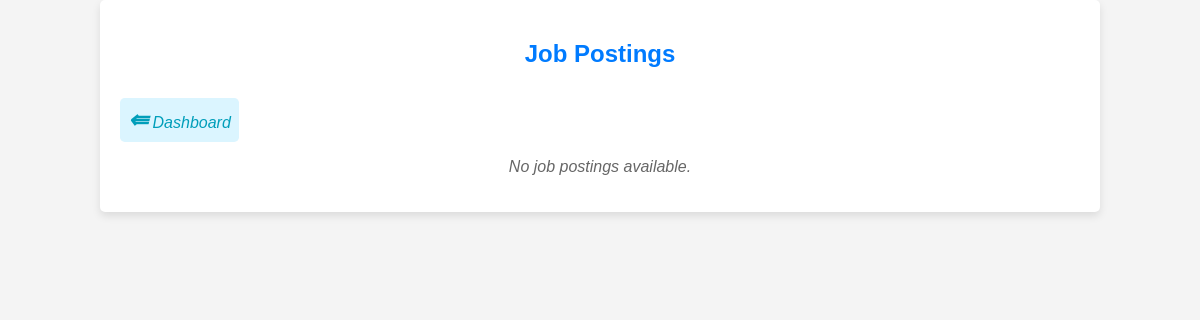
/jobs/1/ (signed in), run on an earlier commit of the app's database.
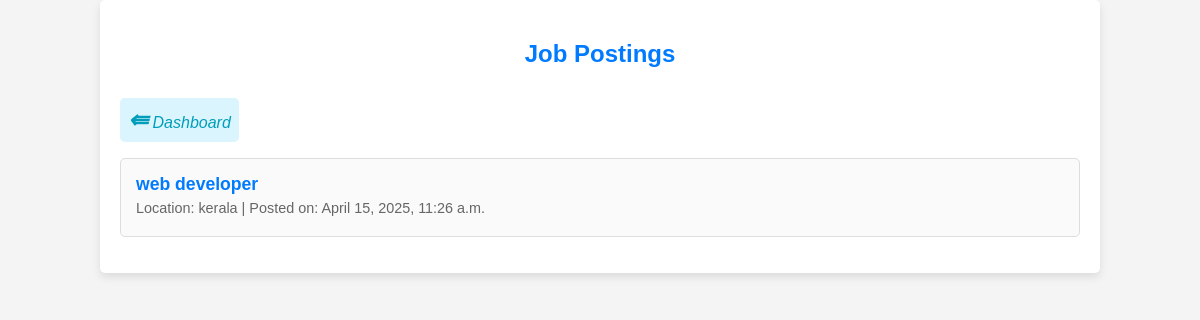
And on a later commit of the database.
### jobs/models.py (models this page shows, shortened)
class JobPosting(models.Model):
    organization = models.ForeignKey(Organization, on_delete=models.CASCADE, related_name='job_postings')
    title = models.CharField(max_length=255)
    description = models.TextField()
    required_qualifications = models.TextField()
    required_skills = models.ManyToManyField(Skill, blank=True)  # Use the same Skill model
    location = models.CharField(max_length=100)
    posted_on = models.DateTimeField(auto_now_add=True)
    application_deadline = models.DateTimeField()
    job_post_image = models.ImageField(upload_to='job_images/', blank=True, null=True)
    posted_by = models.ForeignKey(User,on_delete=models.SET_NULL,null=True,related_name='posted_jobs')

### jobs/views.py (the view)
# urls.py: path('<int:org_id>/', views.job_posting_list, name='job_posting_list'),
@login_required
def job_posting_list(request, org_id=None):
    if org_id:
        organization = get_object_or_404(Organization, id=org_id)
        hr_role = OrganizationHR.objects.filter(
            user=request.user,
            organization=organization,
            is_active=True
        ).first()
        if not hr_role and request.user != organization.user:
            return redirect('index_dashboard')
    else:
        try:
            organization = request.user.organization
        except Organization.DoesNotExist:
            return redirect('index_dashboard')
    job_postings = JobPosting.objects.filter(organization=organization)
    return render(request, 'jobs/job_posting_list.html', {
        'job_postings': job_postings,
        'organization': organization
    })

### jobs/templates/jobs/job_posting_list.html (shortened to what this page needs)
<!DOCTYPE html>
<html>
<head>
</head>
<body>
    <div class="container">
        <h2>Job Postings</h2>
        <a href="{% url 'organization_dashboard' %}">
            <button class="action-buttons back-btn"> <span class="arrow">⇚</span> Dashboard </button>
        </a>
        <ul>
            {% for job in job_postings %}
                <li>
                    <div class="job-title">
                        <a href="{% url 'job_posting_detail' org_id=organization.id pk=job.id %}">{{ job.title }}</a>
                    </div>
                    <div class="job-meta">
                        <span>Location: {{ job.location }}</span> |
                        <span>Posted on: {{ job.posted_on }}</span>
                    </div>
                </li>
            {% endfor %}
        </ul>
        {% if not job_postings %}
            <p class="no-jobs">No job postings available.</p>
        {% endif %}
    </div>
</body>
</html>

What changed in the data, as far as the page shows it:
added JobPosting: title "web developer", location "kerala", posted_on "April 15, 2025, 11:26 a.m."
Also different on the page:
text no longer shown: "No job postings available."
